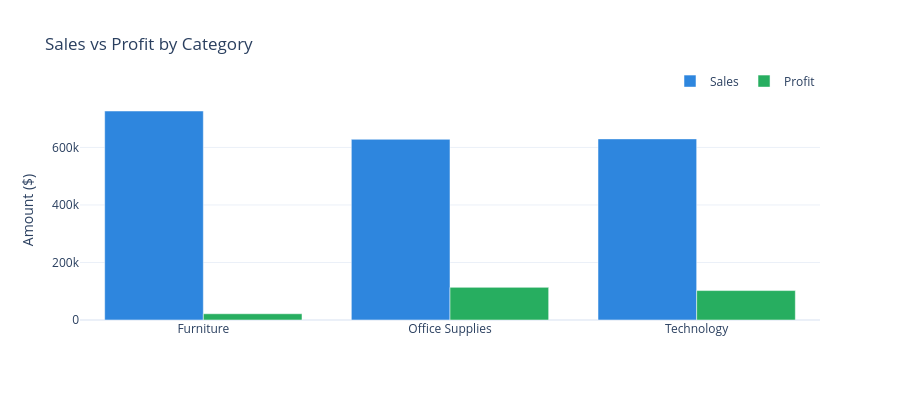

The code cell stored with this chart in its notebook:
### Markdown cell above
Sales vs Profit by Category

### Code cell
# Step 5 — Sales vs Profit by Category (Grouped Bar)
fig_cat = go.Figure()

fig_cat.add_trace(go.Bar(
    x=cat['Category'], y=cat['Sales'], name='Sales',
    marker_color='#2E86DE',
    hovertemplate='%{x}<br>Sales: $%{y:,.0f}<extra></extra>'
))

fig_cat.add_trace(go.Bar(
    x=cat['Category'], y=cat['Profit'], name='Profit',
    marker_color='#27AE60',
    hovertemplate='%{x}<br>Profit: $%{y:,.0f}<extra></extra>'
))

fig_cat.update_layout(
    barmode='group',
    title='Sales vs Profit by Category',
    yaxis_title='Amount ($)',
    legend=dict(orientation='h', yanchor='bottom', y=1.02,
                xanchor='right', x=1),
    template='plotly_white', height=400
)

fig_cat.show()

### Figure 1 — Plotly figure (JSON) as saved in the notebook; plotly's stock layout.template omitted (floating-point values rounded to 4 significant figures)
{"data": [{"hovertemplate": "%{x}<br>Sales: $%{y:,.0f}<extra></extra>", "marker": {"color": "#2E86DE"}, "name": "Sales", "type": "bar", "x": ["Furniture", "Office Supplies", "Technology"], "y": [726600.0, 628200.0, 629600.0]}, {"hovertemplate": "%{x}<br>Profit: $%{y:,.0f}<extra></extra>", "marker": {"color": "#27AE60"}, "name": "Profit", "type": "bar", "x": ["Furniture", "Office Supplies", "Technology"], "y": [21720.0, 113400.0, 102300.0]}], "layout": {"barmode": "group", "height": 400, "legend": {"orientation": "h", "x": 1, "xanchor": "right", "y": 1.02, "yanchor": "bottom"}, "title": {"text": "Sales vs Profit by Category"}, "yaxis": {"title": {"text": "Amount ($)"}}}}
